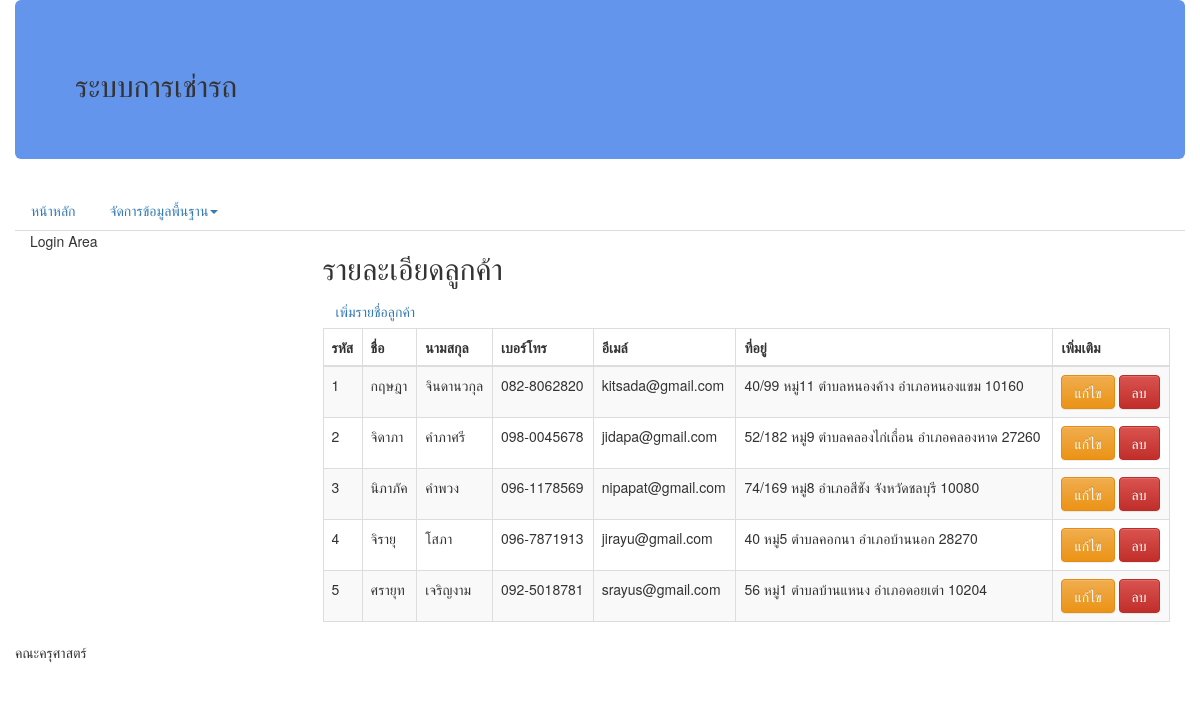
The app's page /customer_list.php with its own data.
### tables this page shows
CREATE TABLE `customer` (
  `customer_id` int(10) NOT NULL,
  `fname` varchar(50) DEFAULT NULL,
  `lname` varchar(50) DEFAULT NULL,
  `phone` varchar(50) DEFAULT NULL,
  `email` varchar(50) DEFAULT NULL,
  `address` varchar(500) DEFAULT NULL
);

### customer_list.php (the view, shortened to what this page needs)
<!DOCTYPE html>
<html lang="en">
    <head>
        <link href="bootstrap/css/bootstrap.css" rel="stylesheet" type="text/css">
        <link href="bootstrap/css/bootstrap-theme.css" rel="stylesheet" type="text/css">
    </head>
    <body>
        <div class="container">
            <div class="row">
                <div class="jumbotron" style="background-color: cornflowerblue;">
                    <?php include 'topbanner.php';?>
                </div>
            </div>
            <div class="row">
                <?php include 'menu.php';?>
            </div>
            <div class="row">
                <div class="col-sm-12 col-md-3 col-lg-3">
                    <p>Login Area</p>
                </div>
                <div class="col-sm-12 col-md-9 col-lg-9">
                    <h2>รายละเอียดลูกค้า</h2>
                    <a href="customer_add.php" class="btn btn-link">เพิ่มรายชื่อลูกค้า</a>
                    <table class="table table-bordered table-striped">
                        <thead>
                            <tr>
                                <th>รหัส</th>
                                <th>ชื่อ</th>
                                <th>นามสกุล</th>
                                <th>เบอร์โทร</th>
                                <th>อีเมล์</th>
                                <th>ที่อยู่</th>
                                <th>เพิ่มเติม</th>
                            </tr>
                        </thead>
                        <tbody>
                            <?php
                                include 'connectdb.php';
                                $sql =  'SELECT * FROM customer order by customer_id';
                                $result = mysqli_query($conn,$sql);
                                while (($row = mysqli_fetch_array($result, MYSQLI_ASSOC)) != NULL) {
                                    echo '<tr>';
                                    echo '<td>' . $row['customer_id'] . '</td>';
                                    echo '<td>' . $row['fname'] . '</td>';
                                    echo '<td>' . $row['lname'] . '</td>';
                                    echo '<td>' . $row['phone'] . '</td>';
                                    echo '<td>' . $row['email'] . '</td>';
                                    echo '<td>' . $row['address'] . '</td>';
                                    echo '<td>';
                            ?>
                                <a href="customer_edit.php?customer_id=<?php echo $row['customer_id'];?>" class="btn btn-warning">แก้ไข</a>
                                <a href="JavaScript:if(confirm('ยืนยันการลบ')==true){window.location='customer_delete.php?customer_id=<?php echo $row["customer_id"];?>'}" class="btn btn-danger">ลบ</a>
                            <?php
                                    echo '</td>';
                                    echo '</tr>';
                                }
                            ?>
                        </tbody>
                    </table>
                </div>
            </div>
            <div class="row">
                <address>คณะครุศาสตร์</address>
            </div>
        </div>
    </body>
</html>

### records on screen
customer: customer_id "1", fname "กฤษฎา", lname "จินดานวกุล", phone "082-8062820", email "kitsada@gmail.com", address "40/99 หมู่11 ตำบลหนองค้าง อำเภอหนองแขม 10160"
customer: customer_id "2", fname "จิดาภา", lname "คำภาศรี", phone "098-0045678", email "jidapa@gmail.com", address "52/182 หมู่9 ตำบลคลองไก่เถื่อน อำเภอคลองหาด 27260"
customer: customer_id "3", fname "นิภาภัค", lname "คำพวง", phone "096-1178569", email "nipapat@gmail.com", address "74/169 หมู่8 อำเภอสีชัง จังหวัดชลบุรี 10080"
customer: customer_id "4", fname "จิรายุ", lname "โสภา", phone "096-7871913", email "jirayu@gmail.com", address "40 หมู่5 ตำบลคอกนา อำเภอบ้านนอก 28270"
customer: customer_id "5", fname "ศรายุท", lname "เจริญงาม", phone "092-5018781", email "srayus@gmail.com", address "56 หมู่1 ตำบลบ้านแหนง อำเภอดอยเต่า 10204"
